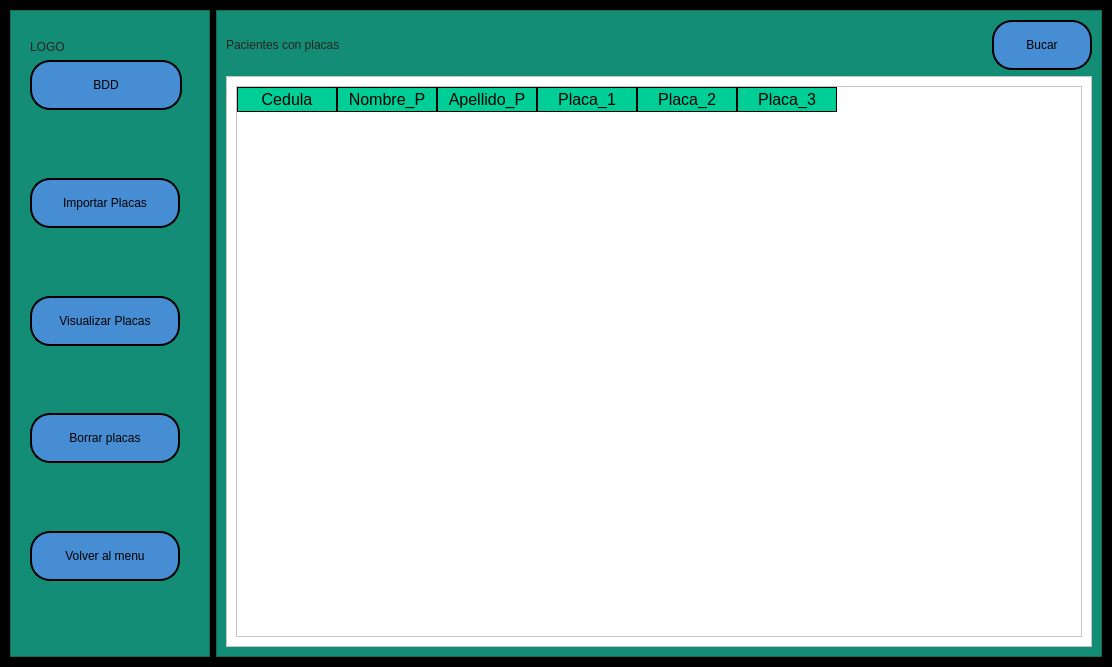
<?xml version="1.0" encoding="UTF-8"?>
<ui version="4.0">
 <class>MainWindow</class>
 <widget class="QMainWindow" name="MainWindow">
  <property name="geometry">
   <rect>
    <x>0</x>
    <y>0</y>
    <width>1112</width>
    <height>667</height>
   </rect>
  </property>
  <property name="windowTitle">
   <string>MainWindow</string>
  </property>
  <widget class="QWidget" name="centralwidget">
   <layout class="QVBoxLayout" name="verticalLayout">
    <property name="spacing">
     <number>0</number>
    </property>
    <property name="leftMargin">
     <number>0</number>
    </property>
    <property name="topMargin">
     <number>0</number>
    </property>
    <property name="rightMargin">
     <number>0</number>
    </property>
    <property name="bottomMargin">
     <number>0</number>
    </property>
    <item>
     <widget class="QFrame" name="frame_P">
      <property name="styleSheet">
       <string notr="true">QFrame{
background-color:black;
}
QLineEdit{
border-radius:20px;
border: 2px solid;
}
QPushButton{
border-radius:20px;
background-color: rgb(71, 141, 212);
border:2px solid  rgb(0, 0, 0);
font: 87 11pt &quot;Arial Black&quot;;
}
QPushButton:hover{
	background-color: rgb(170, 170, 255);
}
QLabel{
	font: 87 12pt &quot;Arial Black&quot;;
color:rgb(35, 35, 35);
}</string>
      </property>
      <property name="frameShape">
       <enum>QFrame::StyledPanel</enum>
      </property>
      <property name="frameShadow">
       <enum>QFrame::Raised</enum>
      </property>
      <layout class="QHBoxLayout" name="horizontalLayout">
       <item>
        <widget class="QFrame" name="frame_C">
         <property name="minimumSize">
          <size>
           <width>200</width>
           <height>0</height>
          </size>
         </property>
         <property name="maximumSize">
          <size>
           <width>200</width>
           <height>16777215</height>
          </size>
         </property>
         <property name="styleSheet">
          <string notr="true">QFrame{
background-color:#138D75;
}</string>
         </property>
         <property name="frameShape">
          <enum>QFrame::StyledPanel</enum>
         </property>
         <property name="frameShadow">
          <enum>QFrame::Raised</enum>
         </property>
         <widget class="QWidget" name="layoutWidget">
          <property name="geometry">
           <rect>
            <x>20</x>
            <y>30</y>
            <width>152</width>
            <height>541</height>
           </rect>
          </property>
          <layout class="QVBoxLayout" name="verticalLayout_12">
           <item>
            <widget class="QLabel" name="logo">
             <property name="text">
              <string>LOGO</string>
             </property>
            </widget>
           </item>
           <item>
            <widget class="QPushButton" name="btn_bdd">
             <property name="minimumSize">
              <size>
               <width>150</width>
               <height>50</height>
              </size>
             </property>
             <property name="text">
              <string>BDD</string>
             </property>
            </widget>
           </item>
           <item>
            <spacer name="verticalSpacer_18">
             <property name="orientation">
              <enum>Qt::Vertical</enum>
             </property>
             <property name="sizeHint" stdset="0">
              <size>
               <width>20</width>
               <height>40</height>
              </size>
             </property>
            </spacer>
           </item>
           <item>
            <widget class="QPushButton" name="btn_page_import">
             <property name="minimumSize">
              <size>
               <width>150</width>
               <height>50</height>
              </size>
             </property>
             <property name="maximumSize">
              <size>
               <width>150</width>
               <height>50</height>
              </size>
             </property>
             <property name="text">
              <string>Importar Placas</string>
             </property>
             <property name="iconSize">
              <size>
               <width>40</width>
               <height>40</height>
              </size>
             </property>
            </widget>
           </item>
           <item>
            <spacer name="verticalSpacer_15">
             <property name="orientation">
              <enum>Qt::Vertical</enum>
             </property>
             <property name="sizeHint" stdset="0">
              <size>
               <width>20</width>
               <height>40</height>
              </size>
             </property>
            </spacer>
           </item>
           <item>
            <widget class="QPushButton" name="btn_page_view">
             <property name="minimumSize">
              <size>
               <width>150</width>
               <height>50</height>
              </size>
             </property>
             <property name="maximumSize">
              <size>
               <width>150</width>
               <height>50</height>
              </size>
             </property>
             <property name="text">
              <string>Visualizar Placas</string>
             </property>
             <property name="iconSize">
              <size>
               <width>40</width>
               <height>40</height>
              </size>
             </property>
            </widget>
           </item>
           <item>
            <spacer name="verticalSpacer_16">
             <property name="orientation">
              <enum>Qt::Vertical</enum>
             </property>
             <property name="sizeHint" stdset="0">
              <size>
               <width>20</width>
               <height>40</height>
              </size>
             </property>
            </spacer>
           </item>
           <item>
            <widget class="QPushButton" name="btn_page_delete">
             <property name="minimumSize">
              <size>
               <width>150</width>
               <height>50</height>
              </size>
             </property>
             <property name="maximumSize">
              <size>
               <width>150</width>
               <height>50</height>
              </size>
             </property>
             <property name="text">
              <string>Borrar placas</string>
             </property>
             <property name="iconSize">
              <size>
               <width>40</width>
               <height>40</height>
              </size>
             </property>
            </widget>
           </item>
           <item>
            <spacer name="verticalSpacer_17">
             <property name="orientation">
              <enum>Qt::Vertical</enum>
             </property>
             <property name="sizeHint" stdset="0">
              <size>
               <width>20</width>
               <height>40</height>
              </size>
             </property>
            </spacer>
           </item>
           <item>
            <widget class="QPushButton" name="btn_back">
             <property name="minimumSize">
              <size>
               <width>150</width>
               <height>50</height>
              </size>
             </property>
             <property name="maximumSize">
              <size>
               <width>150</width>
               <height>50</height>
              </size>
             </property>
             <property name="text">
              <string>Volver al menu</string>
             </property>
             <property name="iconSize">
              <size>
               <width>40</width>
               <height>40</height>
              </size>
             </property>
            </widget>
           </item>
          </layout>
         </widget>
        </widget>
       </item>
       <item>
        <widget class="QFrame" name="frame_img">
         <property name="styleSheet">
          <string notr="true">QFrame{
background-color:#138D75;
}</string>
         </property>
         <property name="frameShape">
          <enum>QFrame::StyledPanel</enum>
         </property>
         <property name="frameShadow">
          <enum>QFrame::Raised</enum>
         </property>
         <layout class="QVBoxLayout" name="verticalLayout_2">
          <property name="spacing">
           <number>0</number>
          </property>
          <property name="leftMargin">
           <number>0</number>
          </property>
          <property name="topMargin">
           <number>0</number>
          </property>
          <property name="rightMargin">
           <number>0</number>
          </property>
          <property name="bottomMargin">
           <number>0</number>
          </property>
          <item>
           <widget class="QStackedWidget" name="stackedWidget">
            <property name="currentIndex">
             <number>0</number>
            </property>
            <widget class="QWidget" name="page_bdd">
             <layout class="QVBoxLayout" name="verticalLayout_13">
              <item>
               <layout class="QHBoxLayout" name="horizontalLayout_28">
                <item>
                 <widget class="QLabel" name="title_5">
                  <property name="text">
                   <string>Pacientes con placas</string>
                  </property>
                 </widget>
                </item>
                <item>
                 <spacer name="horizontalSpacer_44">
                  <property name="orientation">
                   <enum>Qt::Horizontal</enum>
                  </property>
                  <property name="sizeHint" stdset="0">
                   <size>
                    <width>40</width>
                    <height>20</height>
                   </size>
                  </property>
                 </spacer>
                </item>
                <item>
                 <widget class="QPushButton" name="btn_buscar_4">
                  <property name="minimumSize">
                   <size>
                    <width>100</width>
                    <height>50</height>
                   </size>
                  </property>
                  <property name="maximumSize">
                   <size>
                    <width>100</width>
                    <height>50</height>
                   </size>
                  </property>
                  <property name="text">
                   <string>Bucar</string>
                  </property>
                  <property name="iconSize">
                   <size>
                    <width>40</width>
                    <height>40</height>
                   </size>
                  </property>
                 </widget>
                </item>
               </layout>
              </item>
              <item>
               <widget class="QFrame" name="frame">
                <property name="styleSheet">
                 <string notr="true">QTableWidget{
background-color:rgb(255, 255, 255);
color:rgb(0,0,0);
gridline-color:rgb(0,206,151);
font-size:12pt;
color:#000000;
}
QHeaderView::section{
background-color:rgb(0,206,151);
border:1px solid rgb(0,0,0);
font-size:12pt;
}
QTbaleWidget QTableCornerButton::section{
background-color:rgb(0,0,0);
border:1px solid  rgb(0,206,151);
}
QFrame{
background-color:white;
}</string>
                </property>
                <property name="frameShape">
                 <enum>QFrame::StyledPanel</enum>
                </property>
                <property name="frameShadow">
                 <enum>QFrame::Raised</enum>
                </property>
                <layout class="QHBoxLayout" name="horizontalLayout_27">
                 <item>
                  <widget class="QTableWidget" name="tabla_placas">
                   <column>
                    <property name="text">
                     <string>Cedula</string>
                    </property>
                   </column>
                   <column>
                    <property name="text">
                     <string>Nombre_P</string>
                    </property>
                   </column>
                   <column>
                    <property name="text">
                     <string>Apellido_P</string>
                    </property>
                   </column>
                   <column>
                    <property name="text">
                     <string>Placa_1</string>
                    </property>
                   </column>
                   <column>
                    <property name="text">
                     <string>Placa_2</string>
                    </property>
                   </column>
                   <column>
                    <property name="text">
                     <string>Placa_3</string>
                    </property>
                   </column>
                  </widget>
                 </item>
                </layout>
               </widget>
              </item>
             </layout>
            </widget>
            <widget class="QWidget" name="page_import">
             <layout class="QVBoxLayout" name="verticalLayout_3">
              <item>
               <layout class="QHBoxLayout" name="horizontalLayout_4">
                <item>
                 <widget class="QLabel" name="title">
                  <property name="text">
                   <string>Importar Placas dentales</string>
                  </property>
                 </widget>
                </item>
                <item>
                 <spacer name="horizontalSpacer_6">
                  <property name="orientation">
                   <enum>Qt::Horizontal</enum>
                  </property>
                  <property name="sizeHint" stdset="0">
                   <size>
                    <width>40</width>
                    <height>20</height>
                   </size>
                  </property>
                 </spacer>
                </item>
                <item>
                 <widget class="QLineEdit" name="in_busqueda">
                  <property name="minimumSize">
                   <size>
                    <width>200</width>
                    <height>50</height>
                   </size>
                  </property>
                 </widget>
                </item>
                <item>
                 <widget class="QPushButton" name="btn_buscar">
                  <property name="minimumSize">
                   <size>
                    <width>100</width>
                    <height>50</height>
                   </size>
                  </property>
                  <property name="maximumSize">
                   <size>
                    <width>100</width>
                    <height>50</height>
                   </size>
                  </property>
                  <property name="text">
                   <string>Buscar</string>
                  </property>
                  <property name="iconSize">
                   <size>
                    <width>40</width>
                    <height>40</height>
                   </size>
                  </property>
                 </widget>
                </item>
               </layout>
              </item>
              <item>
               <spacer name="verticalSpacer_3">
                <property name="orientation">
                 <enum>Qt::Vertical</enum>
                </property>
                <property name="sizeHint" stdset="0">
                 <size>
                  <width>20</width>
                  <height>50</height>
                 </size>
                </property>
               </spacer>
              </item>
              <item>
               <layout class="QHBoxLayout" name="horizontalLayout_10">
                <item>
                 <spacer name="horizontalSpacer_25">
                  <property name="orientation">
                   <enum>Qt::Horizontal</enum>
                  </property>
                  <property name="sizeHint" stdset="0">
                   <size>
                    <width>40</width>
                    <height>20</height>
                   </size>
                  </property>
                 </spacer>
                </item>
                <item>
                 <layout class="QVBoxLayout" name="verticalLayout_5">
                  <item>
                   <layout class="QHBoxLayout" name="horizontalLayout_9">
                    <item>
                     <widget class="QLabel" name="lbl_name">
                      <property name="minimumSize">
                       <size>
                        <width>150</width>
                        <height>0</height>
                       </size>
                      </property>
                      <property name="text">
                       <string>Nombre del paciente:</string>
                      </property>
                     </widget>
                    </item>
                    <item>
                     <spacer name="horizontalSpacer_14">
                      <property name="orientation">
                       <enum>Qt::Horizontal</enum>
                      </property>
                      <property name="sizeHint" stdset="0">
                       <size>
                        <width>40</width>
                        <height>20</height>
                       </size>
                      </property>
                     </spacer>
                    </item>
                    <item>
                     <widget class="QLabel" name="lbl_apellido">
                      <property name="minimumSize">
                       <size>
                        <width>150</width>
                        <height>0</height>
                       </size>
                      </property>
                      <property name="text">
                       <string>Apellido del paciente:</string>
                      </property>
                     </widget>
                    </item>
                   </layout>
                  </item>
                  <item>
                   <layout class="QHBoxLayout" name="horizontalLayout_8">
                    <item>
                     <widget class="QLineEdit" name="in_name">
                      <property name="minimumSize">
                       <size>
                        <width>200</width>
                        <height>40</height>
                       </size>
                      </property>
                      <property name="maximumSize">
                       <size>
                        <width>200</width>
                        <height>40</height>
                       </size>
                      </property>
                     </widget>
                    </item>
                    <item>
                     <spacer name="horizontalSpacer_13">
                      <property name="orientation">
                       <enum>Qt::Horizontal</enum>
                      </property>
                      <property name="sizeHint" stdset="0">
                       <size>
                        <width>40</width>
                        <height>20</height>
                       </size>
                      </property>
                     </spacer>
                    </item>
                    <item>
                     <widget class="QLineEdit" name="in_apell">
                      <property name="minimumSize">
                       <size>
                        <width>200</width>
                        <height>0</height>
                       </size>
                      </property>
                      <property name="maximumSize">
                       <size>
                        <width>200</width>
                        <height>40</height>
                       </size>
                      </property>
                     </widget>
                    </item>
                   </layout>
                  </item>
                 </layout>
                </item>
                <item>
                 <spacer name="horizontalSpacer_15">
                  <property name="orientation">
                   <enum>Qt::Horizontal</enum>
                  </property>
                  <property name="sizeHint" stdset="0">
                   <size>
                    <width>40</width>
                    <height>20</height>
                   </size>
                  </property>
                 </spacer>
                </item>
               </layout>
              </item>
              <item>
               <spacer name="verticalSpacer">
                <property name="orientation">
                 <enum>Qt::Vertical</enum>
                </property>
                <property name="sizeHint" stdset="0">
                 <size>
                  <width>20</width>
                  <height>49</height>
                 </size>
                </property>
               </spacer>
              </item>
              <item>
               <widget class="QLabel" name="title_2">
                <property name="text">
                 <string>Por favor cargue las placas corresponiendetes al paciente</string>
                </property>
                <property name="alignment">
                 <set>Qt::AlignCenter</set>
                </property>
               </widget>
              </item>
              <item>
               <layout class="QHBoxLayout" name="horizontalLayout_6">
                <item>
                 <spacer name="horizontalSpacer_4">
                  <property name="orientation">
                   <enum>Qt::Horizontal</enum>
                  </property>
                  <property name="sizeHint" stdset="0">
                   <size>
                    <width>40</width>
                    <height>20</height>
                   </size>
                  </property>
                 </spacer>
                </item>
                <item>
                 <widget class="QLabel" name="img1">
                  <property name="minimumSize">
                   <size>
                    <width>200</width>
                    <height>200</height>
                   </size>
                  </property>
                  <property name="styleSheet">
                   <string notr="true">QLabel{
border: 3px solid  rgb(85, 85, 127);
border-radius: 20px;
background-color: rgb(255, 255, 255);
}</string>
                  </property>
                  <property name="text">
                   <string>Placa 1</string>
                  </property>
                  <property name="textFormat">
                   <enum>Qt::RichText</enum>
                  </property>
                  <property name="scaledContents">
                   <bool>true</bool>
                  </property>
                  <property name="alignment">
                   <set>Qt::AlignCenter</set>
                  </property>
                 </widget>
                </item>
                <item>
                 <spacer name="horizontalSpacer_3">
                  <property name="orientation">
                   <enum>Qt::Horizontal</enum>
                  </property>
                  <property name="sizeHint" stdset="0">
                   <size>
                    <width>40</width>
                    <height>20</height>
                   </size>
                  </property>
                 </spacer>
                </item>
                <item>
                 <widget class="QLabel" name="img2">
                  <property name="minimumSize">
                   <size>
                    <width>200</width>
                    <height>200</height>
                   </size>
                  </property>
                  <property name="styleSheet">
                   <string notr="true">QLabel{
border:3px solid  rgb(85, 85, 127);
border-radius: 20px;
background-color: rgb(255, 255, 255);
}</string>
                  </property>
                  <property name="text">
                   <string>Placa 2</string>
                  </property>
                  <property name="scaledContents">
                   <bool>true</bool>
                  </property>
                  <property name="alignment">
                   <set>Qt::AlignCenter</set>
                  </property>
                 </widget>
                </item>
                <item>
                 <spacer name="horizontalSpacer_11">
                  <property name="orientation">
                   <enum>Qt::Horizontal</enum>
                  </property>
                  <property name="sizeHint" stdset="0">
                   <size>
                    <width>40</width>
                    <height>20</height>
                   </size>
                  </property>
                 </spacer>
                </item>
                <item>
                 <widget class="QLabel" name="img3">
                  <property name="minimumSize">
                   <size>
                    <width>200</width>
                    <height>200</height>
                   </size>
                  </property>
                  <property name="styleSheet">
                   <string notr="true">QLabel{
border: 3px solid  rgb(85, 85, 127);
border-radius: 20px;
background-color: rgb(255, 255, 255);
}</string>
                  </property>
                  <property name="text">
                   <string>Placa 3</string>
                  </property>
                  <property name="scaledContents">
                   <bool>true</bool>
                  </property>
                  <property name="alignment">
                   <set>Qt::AlignCenter</set>
                  </property>
                 </widget>
                </item>
                <item>
                 <spacer name="horizontalSpacer_12">
                  <property name="orientation">
                   <enum>Qt::Horizontal</enum>
                  </property>
                  <property name="sizeHint" stdset="0">
                   <size>
                    <width>40</width>
                    <height>20</height>
                   </size>
                  </property>
                 </spacer>
                </item>
               </layout>
              </item>
              <item>
               <spacer name="verticalSpacer_2">
                <property name="orientation">
                 <enum>Qt::Vertical</enum>
                </property>
                <property name="sizeHint" stdset="0">
                 <size>
                  <width>20</width>
                  <height>50</height>
                 </size>
                </property>
               </spacer>
              </item>
              <item>
               <layout class="QHBoxLayout" name="horizontalLayout_3">
                <item>
                 <widget class="QPushButton" name="btn_guardar">
                  <property name="enabled">
                   <bool>true</bool>
                  </property>
                  <property name="minimumSize">
                   <size>
                    <width>150</width>
                    <height>50</height>
                   </size>
                  </property>
                  <property name="text">
                   <string>Guardar</string>
                  </property>
                 </widget>
                </item>
                <item>
                 <spacer name="horizontalSpacer_5">
                  <property name="orientation">
                   <enum>Qt::Horizontal</enum>
                  </property>
                  <property name="sizeHint" stdset="0">
                   <size>
                    <width>598</width>
                    <height>20</height>
                   </size>
                  </property>
                 </spacer>
                </item>
                <item>
                 <widget class="QPushButton" name="btn_import">
                  <property name="minimumSize">
                   <size>
                    <width>150</width>
                    <height>50</height>
                   </size>
                  </property>
                  <property name="maximumSize">
                   <size>
                    <width>150</width>
                    <height>50</height>
                   </size>
                  </property>
                  <property name="text">
                   <string>Importar</string>
                  </property>
                  <property name="iconSize">
                   <size>
                    <width>40</width>
                    <height>40</height>
                   </size>
                  </property>
                 </widget>
                </item>
               </layout>
              </item>
             </layout>
            </widget>
            <widget class="QWidget" name="page_view">
             <layout class="QVBoxLayout" name="verticalLayout_4">
              <item>
               <layout class="QHBoxLayout" name="horizontalLayout_11">
                <item>
                 <widget class="QLabel" name="title_3">
                  <property name="text">
                   <string>Visualizar Placas Dentales</string>
                  </property>
                 </widget>
                </item>
                <item>
                 <spacer name="horizontalSpacer_16">
                  <property name="orientation">
                   <enum>Qt::Horizontal</enum>
                  </property>
                  <property name="sizeHint" stdset="0">
                   <size>
                    <width>40</width>
                    <height>20</height>
                   </size>
                  </property>
                 </spacer>
                </item>
                <item>
                 <widget class="QLineEdit" name="in_busqueda_2">
                  <property name="minimumSize">
                   <size>
                    <width>200</width>
                    <height>50</height>
                   </size>
                  </property>
                 </widget>
                </item>
                <item>
                 <widget class="QPushButton" name="btn_buscar_2">
                  <property name="minimumSize">
                   <size>
                    <width>100</width>
                    <height>50</height>
                   </size>
                  </property>
                  <property name="maximumSize">
                   <size>
                    <width>100</width>
                    <height>50</height>
                   </size>
                  </property>
                  <property name="text">
                   <string>Bucar</string>
                  </property>
                  <property name="iconSize">
                   <size>
                    <width>40</width>
                    <height>40</height>
                   </size>
                  </property>
                 </widget>
                </item>
               </layout>
              </item>
              <item>
               <spacer name="verticalSpacer_4">
                <property name="orientation">
                 <enum>Qt::Vertical</enum>
                </property>
                <property name="sizeHint" stdset="0">
                 <size>
                  <width>20</width>
                  <height>75</height>
                 </size>
                </property>
               </spacer>
              </item>
              <item>
               <layout class="QHBoxLayout" name="horizontalLayout_12">
                <item>
                 <spacer name="horizontalSpacer_24">
                  <property name="orientation">
                   <enum>Qt::Horizontal</enum>
                  </property>
                  <property name="sizeHint" stdset="0">
                   <size>
                    <width>40</width>
                    <height>20</height>
                   </size>
                  </property>
                 </spacer>
                </item>
                <item>
                 <layout class="QVBoxLayout" name="verticalLayout_6">
                  <item>
                   <layout class="QHBoxLayout" name="horizontalLayout_13">
                    <item>
                     <widget class="QLabel" name="lbl_name_2">
                      <property name="minimumSize">
                       <size>
                        <width>200</width>
                        <height>0</height>
                       </size>
                      </property>
                      <property name="text">
                       <string>Nombre del paciente:</string>
                      </property>
                     </widget>
                    </item>
                    <item>
                     <spacer name="horizontalSpacer_17">
                      <property name="orientation">
                       <enum>Qt::Horizontal</enum>
                      </property>
                      <property name="sizeHint" stdset="0">
                       <size>
                        <width>40</width>
                        <height>20</height>
                       </size>
                      </property>
                     </spacer>
                    </item>
                    <item>
                     <widget class="QLabel" name="lbl_apellido_2">
                      <property name="minimumSize">
                       <size>
                        <width>200</width>
                        <height>0</height>
                       </size>
                      </property>
                      <property name="text">
                       <string>Apellido del paciente:</string>
                      </property>
                     </widget>
                    </item>
                   </layout>
                  </item>
                  <item>
                   <layout class="QHBoxLayout" name="horizontalLayout_14">
                    <item>
                     <widget class="QLineEdit" name="in_name_2">
                      <property name="minimumSize">
                       <size>
                        <width>200</width>
                        <height>40</height>
                       </size>
                      </property>
                      <property name="maximumSize">
                       <size>
                        <width>200</width>
                        <height>40</height>
                       </size>
                      </property>
                     </widget>
                    </item>
                    <item>
                     <spacer name="horizontalSpacer_18">
                      <property name="orientation">
                       <enum>Qt::Horizontal</enum>
                      </property>
                      <property name="sizeHint" stdset="0">
                       <size>
                        <width>40</width>
                        <height>20</height>
                       </size>
                      </property>
                     </spacer>
                    </item>
                    <item>
                     <widget class="QLineEdit" name="in_apell_2">
                      <property name="minimumSize">
                       <size>
                        <width>200</width>
                        <height>0</height>
                       </size>
                      </property>
                      <property name="maximumSize">
                       <size>
                        <width>200</width>
                        <height>40</height>
                       </size>
                      </property>
                     </widget>
                    </item>
                   </layout>
                  </item>
                 </layout>
                </item>
                <item>
                 <spacer name="horizontalSpacer_19">
                  <property name="orientation">
                   <enum>Qt::Horizontal</enum>
                  </property>
                  <property name="sizeHint" stdset="0">
                   <size>
                    <width>40</width>
                    <height>20</height>
                   </size>
                  </property>
                 </spacer>
                </item>
               </layout>
              </item>
              <item>
               <spacer name="verticalSpacer_6">
                <property name="orientation">
                 <enum>Qt::Vertical</enum>
                </property>
                <property name="sizeHint" stdset="0">
                 <size>
                  <width>20</width>
                  <height>76</height>
                 </size>
                </property>
               </spacer>
              </item>
              <item>
               <layout class="QHBoxLayout" name="horizontalLayout_5">
                <item>
                 <spacer name="horizontalSpacer_7">
                  <property name="orientation">
                   <enum>Qt::Horizontal</enum>
                  </property>
                  <property name="sizeHint" stdset="0">
                   <size>
                    <width>40</width>
                    <height>20</height>
                   </size>
                  </property>
                 </spacer>
                </item>
                <item>
                 <widget class="QLabel" name="img4">
                  <property name="minimumSize">
                   <size>
                    <width>200</width>
                    <height>200</height>
                   </size>
                  </property>
                  <property name="styleSheet">
                   <string notr="true">QLabel{
border: 2px solid  rgb(85, 85, 127);
border-radius: 20px;
background-color: rgb(255, 255, 255);
}</string>
                  </property>
                  <property name="text">
                   <string>Placa 1</string>
                  </property>
                  <property name="textFormat">
                   <enum>Qt::RichText</enum>
                  </property>
                  <property name="scaledContents">
                   <bool>true</bool>
                  </property>
                  <property name="alignment">
                   <set>Qt::AlignCenter</set>
                  </property>
                 </widget>
                </item>
                <item>
                 <spacer name="horizontalSpacer_8">
                  <property name="orientation">
                   <enum>Qt::Horizontal</enum>
                  </property>
                  <property name="sizeHint" stdset="0">
                   <size>
                    <width>40</width>
                    <height>20</height>
                   </size>
                  </property>
                 </spacer>
                </item>
                <item>
                 <widget class="QLabel" name="img5">
                  <property name="minimumSize">
                   <size>
                    <width>200</width>
                    <height>200</height>
                   </size>
                  </property>
                  <property name="styleSheet">
                   <string notr="true">QLabel{
border: 2px solid  rgb(85, 85, 127);
border-radius: 20px;
background-color: rgb(255, 255, 255);
}</string>
                  </property>
                  <property name="text">
                   <string>Placa 2</string>
                  </property>
                  <property name="scaledContents">
                   <bool>true</bool>
                  </property>
                  <property name="alignment">
                   <set>Qt::AlignCenter</set>
                  </property>
                 </widget>
                </item>
                <item>
                 <spacer name="horizontalSpacer_9">
                  <property name="orientation">
                   <enum>Qt::Horizontal</enum>
                  </property>
                  <property name="sizeHint" stdset="0">
                   <size>
                    <width>40</width>
                    <height>20</height>
                   </size>
                  </property>
                 </spacer>
                </item>
                <item>
                 <widget class="QLabel" name="img6">
                  <property name="minimumSize">
                   <size>
                    <width>200</width>
                    <height>200</height>
                   </size>
                  </property>
                  <property name="styleSheet">
                   <string notr="true">QLabel{
border: 2px solid  rgb(85, 85, 127);
border-radius: 20px;
background-color: rgb(255, 255, 255);
}</string>
                  </property>
                  <property name="text">
                   <string>Placa 3</string>
                  </property>
                  <property name="scaledContents">
                   <bool>true</bool>
                  </property>
                  <property name="alignment">
                   <set>Qt::AlignCenter</set>
                  </property>
                 </widget>
                </item>
                <item>
                 <spacer name="horizontalSpacer_10">
                  <property name="orientation">
                   <enum>Qt::Horizontal</enum>
                  </property>
                  <property name="sizeHint" stdset="0">
                   <size>
                    <width>40</width>
                    <height>20</height>
                   </size>
                  </property>
                 </spacer>
                </item>
               </layout>
              </item>
              <item>
               <spacer name="verticalSpacer_5">
                <property name="orientation">
                 <enum>Qt::Vertical</enum>
                </property>
                <property name="sizeHint" stdset="0">
                 <size>
                  <width>20</width>
                  <height>75</height>
                 </size>
                </property>
               </spacer>
              </item>
             </layout>
            </widget>
            <widget class="QWidget" name="page_delete">
             <layout class="QVBoxLayout" name="verticalLayout_11">
              <item>
               <layout class="QHBoxLayout" name="horizontalLayout_25">
                <item>
                 <widget class="QLabel" name="title_4">
                  <property name="text">
                   <string>Borrar Placas Dentales</string>
                  </property>
                 </widget>
                </item>
                <item>
                 <spacer name="horizontalSpacer_43">
                  <property name="orientation">
                   <enum>Qt::Horizontal</enum>
                  </property>
                  <property name="sizeHint" stdset="0">
                   <size>
                    <width>40</width>
                    <height>20</height>
                   </size>
                  </property>
                 </spacer>
                </item>
                <item>
                 <widget class="QLineEdit" name="in_busqueda_3">
                  <property name="minimumSize">
                   <size>
                    <width>200</width>
                    <height>50</height>
                   </size>
                  </property>
                 </widget>
                </item>
                <item>
                 <widget class="QPushButton" name="btn_buscar_3">
                  <property name="minimumSize">
                   <size>
                    <width>100</width>
                    <height>50</height>
                   </size>
                  </property>
                  <property name="maximumSize">
                   <size>
                    <width>100</width>
                    <height>50</height>
                   </size>
                  </property>
                  <property name="text">
                   <string>Bucar</string>
                  </property>
                  <property name="iconSize">
                   <size>
                    <width>40</width>
                    <height>40</height>
                   </size>
                  </property>
                 </widget>
                </item>
               </layout>
              </item>
              <item>
               <widget class="QFrame" name="frame_2">
                <property name="styleSheet">
                 <string notr="true">QTableWidget{
background-color:rgb(255, 255, 255);
color:rgb(0,0,0);
gridline-color:rgb(0,206,151);
font-size:12pt;
color:#000000;
}
QHeaderView::section{
background-color:rgb(0,206,151);
border:1px solid rgb(0,0,0);
font-size:12pt;
}
QTbaleWidget QTableCornerButton::section{
background-color:rgb(0,0,0);
border:1px solid  rgb(0,206,151);
}
QFrame{
background-color:white;
}</string>
                </property>
                <property name="frameShape">
                 <enum>QFrame::StyledPanel</enum>
                </property>
                <property name="frameShadow">
                 <enum>QFrame::Raised</enum>
                </property>
                <layout class="QHBoxLayout" name="horizontalLayout_29">
                 <item>
                  <widget class="QTableWidget" name="tabla_delete">
                   <column>
                    <property name="text">
                     <string>Cedula</string>
                    </property>
                   </column>
                   <column>
                    <property name="text">
                     <string>Nombre_P</string>
                    </property>
                   </column>
                   <column>
                    <property name="text">
                     <string>Apellido_P</string>
                    </property>
                   </column>
                   <column>
                    <property name="text">
                     <string>Placa_1</string>
                    </property>
                   </column>
                   <column>
                    <property name="text">
                     <string>Placa_2</string>
                    </property>
                   </column>
                   <column>
                    <property name="text">
                     <string>Placa_3</string>
                    </property>
                   </column>
                  </widget>
                 </item>
                </layout>
               </widget>
              </item>
              <item>
               <layout class="QHBoxLayout" name="horizontalLayout_2">
                <item>
                 <spacer name="horizontalSpacer">
                  <property name="orientation">
                   <enum>Qt::Horizontal</enum>
                  </property>
                  <property name="sizeHint" stdset="0">
                   <size>
                    <width>40</width>
                    <height>20</height>
                   </size>
                  </property>
                 </spacer>
                </item>
                <item>
                 <widget class="QPushButton" name="btn_delete">
                  <property name="minimumSize">
                   <size>
                    <width>150</width>
                    <height>50</height>
                   </size>
                  </property>
                  <property name="maximumSize">
                   <size>
                    <width>150</width>
                    <height>50</height>
                   </size>
                  </property>
                  <property name="text">
                   <string>Borrar</string>
                  </property>
                  <property name="iconSize">
                   <size>
                    <width>40</width>
                    <height>40</height>
                   </size>
                  </property>
                 </widget>
                </item>
               </layout>
              </item>
             </layout>
            </widget>
           </widget>
          </item>
         </layout>
        </widget>
       </item>
      </layout>
     </widget>
    </item>
   </layout>
  </widget>
 </widget>
 <resources/>
 <connections/>
</ui>
